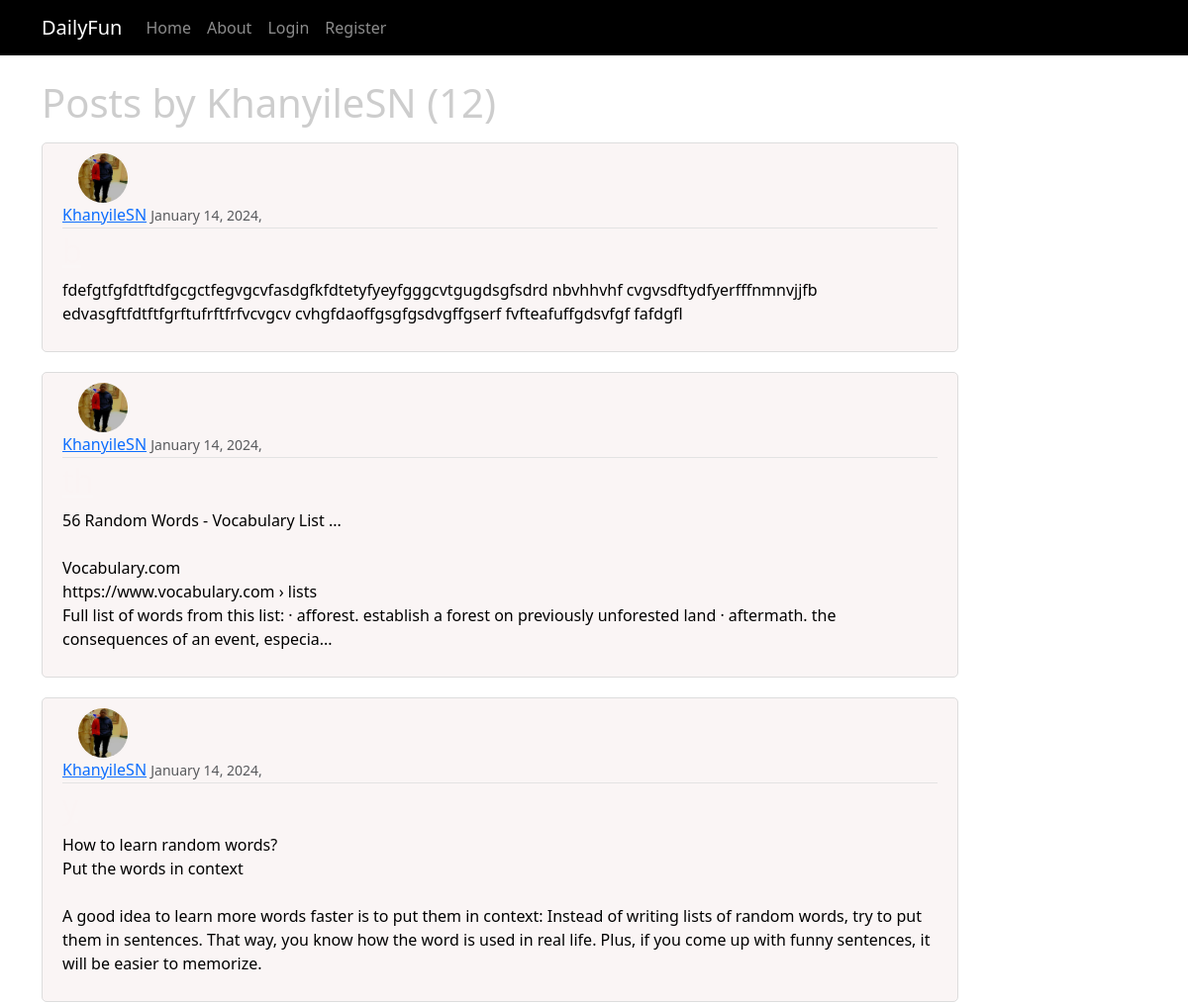
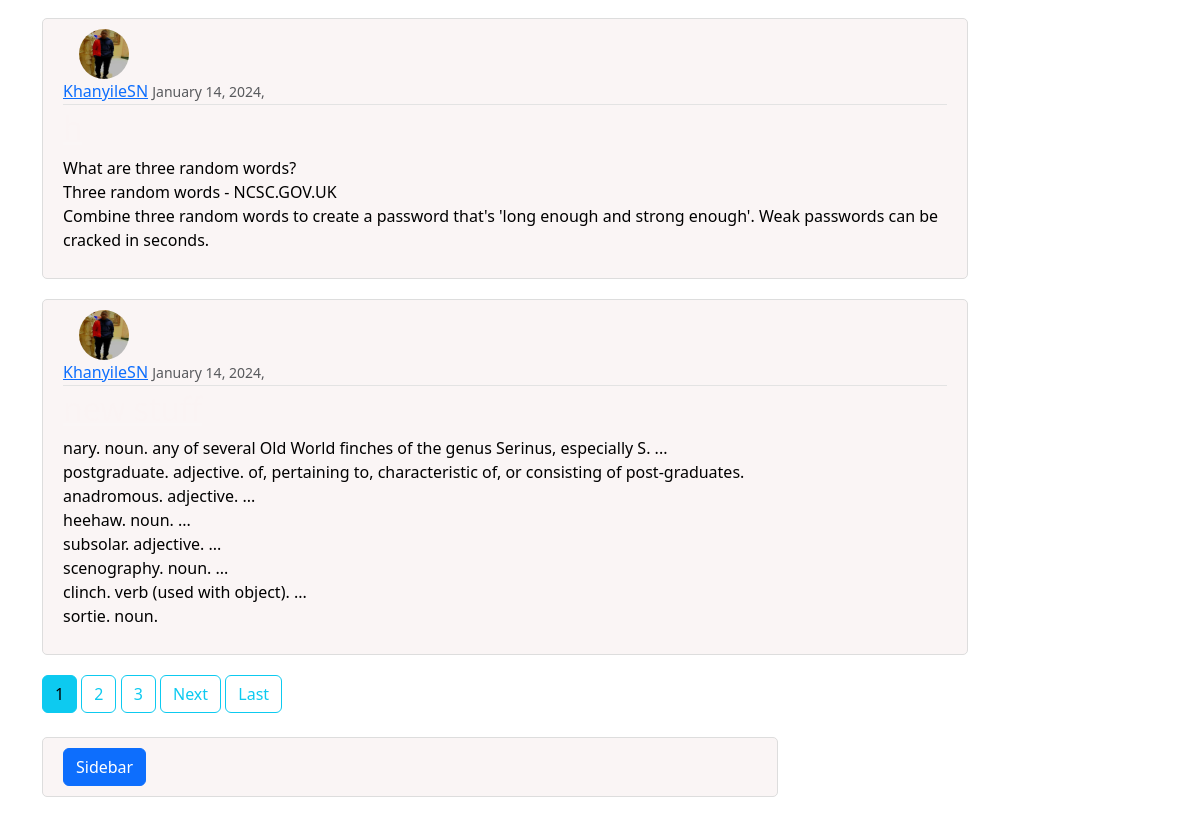
/user/KhanyileSN/, run on the app's committed database (2 pictures, top to bottom).
### blog/models.py (models this page shows, shortened)
class Post(models.Model):
    title= models.CharField(max_length = 200)
    content = models.TextField()
    date_posted = models.DateTimeField(default = timezone.now)
    author = models.ForeignKey(User, on_delete = models.CASCADE)

### logins/models.py (models this page shows, shortened)
class Profile(models.Model):
    user =models.OneToOneField(User, on_delete=models.CASCADE)
    image =models.ImageField(default='default.jpg', upload_to='profile_pics',null=True,blank=True)
    follows= models.ManyToManyField("self",
                                    related_name='followed_by',
                                    symmetrical=False,
                                    blank= True
                                    )
    bio =models.CharField(null=True,blank= True,max_length=500)

### blog/views.py (the view)
# urls.py: path('user/<str:username>/', UserPostListView.as_view(), name='user-posts'),
class UserPostListView(ListView):
    model=Post
    template_name='blog/user_posts.html'
    context_object_name ='posts'
    paginate_by=5
    def get_queryset(self):
        user = get_object_or_404(User, username=self.kwargs.get('username'))
        return Post.objects.filter(author=user).order_by('-date_posted')

### blog/Templates/blog/user_posts.html (shortened to what this page needs)
{% extends 'blog/base.html' %}
{%block content%}
<h1 class="mb-3">Posts by {{view.kwargs.username}} ({{page_obj.paginator.count}})</h1>
{%for post in posts%}
<article class="media content-section">
  <img class="rounded-circle article-image" src="{{post.author.profile.image.url}}" width = 50px height= 50px>
    <div class="media-body">
      <div class="article-metadata">
        <a class="mr-2" href="{% url 'user-posts' post.author.username %}">{{ post.author }}</a>
        <small class="text-muted">{{ post.date_posted|date:'F d, Y,' }}</small>
      </div>
      <h2><a class="article-title" href="{%url 'post-detail' post.id%}">{{ post.title }}</a></h2>
      <p class="article-content">{{ post.content }}</p>
    </div>
  </article>
      {%endfor%}
      {%if is_paginated%}
        {%for num in page_obj.paginator.page_range%}
            {%if page_obj.number == num %}
               <a class="btn btn-info mb-4" href="?page={{num}}">{{num}}</a>
            {%elif num > page_obj.number|add:'-3' and num < page_obj.number|add:'+3' %}
               <a class="btn btn-outline-info mb-4" href="?page={{num}}">{{num}}</a>
            {%endif%}
        {%endfor%}
        {%if page_obj.has_next%}
              <a class="btn btn-outline-info mb-4" href="?page={{page_obj.next_page_number}}">Next</a>
              <a class="btn btn-outline-info mb-4" href="?page={{page_obj.paginator.num_pages}}">Last</a>
        {%endif%}
      {%endif%}
{%endblock content%}

### blog/static/blog/main.css (style rules this page uses)
body { background: white; color: black; margin-top: 5rem; }
h1, h2, h3, h4, h5, h6 { color:#4444 ; }
.content-section { background: hsl(0, 37%, 97%); padding: 10px 20px; border: 1px solid #dddddd; border-radius: 5px; margin-bottom: 20px; right: 50px; }
.article-title { color: hsla(0, 30%, 96%, 0.048); }
.article-content { white-space: pre-line; }
.article-image { height: 50px; width: 50px; margin-right: 16px; margin-left: 16px; }
.article-metadata { padding-bottom: 1px; margin-bottom: 4px; border-bottom: 1px solid #e3e3e3 }

### data on the page
Post: author.profile.image (picture), author "KhanyileSN", date_posted "January 14, 2024,", content "fdefgtfgfdtftdfgcgctfegvgcvfasdgfkfdtetyfyeyfgggcvtgugdsgfsdrd nbvhhvhf cvgvsdftydfyerfffnmnvjjfb edvasgftfdtftfgrftufrftfrfvcvgcv cvhgfdaoffgsgfgsdvgffgserf fvfteafuffgdsvfgf fafdgfl"
Post: author.profile.image (picture), author "KhanyileSN", date_posted "January 14, 2024,", content "56 Random Words - Vocabulary List ... Vocabulary.com https://www.vocabulary.com › lists Full list of words from this list: · afforest. establish a forest on previously unforested land · aftermath. the consequences of an event, especia..."
Post: author.profile.image (picture), author "KhanyileSN", date_posted "January 14, 2024,", content "How to learn random words? Put the words in context A good idea to learn more words faster is to put them in context: Instead of writing lists of random words, try to put them in sentences. That way, you know how the word is used in real life. Plus, if you come up with funny sentences, it will be easier to memorize."
Post: author.profile.image (picture), author "KhanyileSN", date_posted "January 14, 2024,", content "What are three random words? Three random words - NCSC.GOV.UK Combine three random words to create a password that's 'long enough and strong enough'. Weak passwords can be cracked in seconds."
Post: author.profile.image (picture), author "KhanyileSN", date_posted "January 14, 2024,", content "nary. noun. any of several Old World finches of the genus Serinus, especially S. ... postgraduate. adjective. of, pertaining to, characteristic of, or consisting of post-graduates. anadromous. adjective. ... heehaw. noun. ... subsolar. adjective. ... scenography. noun. ... clinch. verb (used with object). ... sortie. noun."

### other printed values
{{ view.kwargs.username }} "KhanyileSN"
{{ page_obj.paginator.count }} "12"
{{ num }} "1"
{{ num }} "2" "3"
